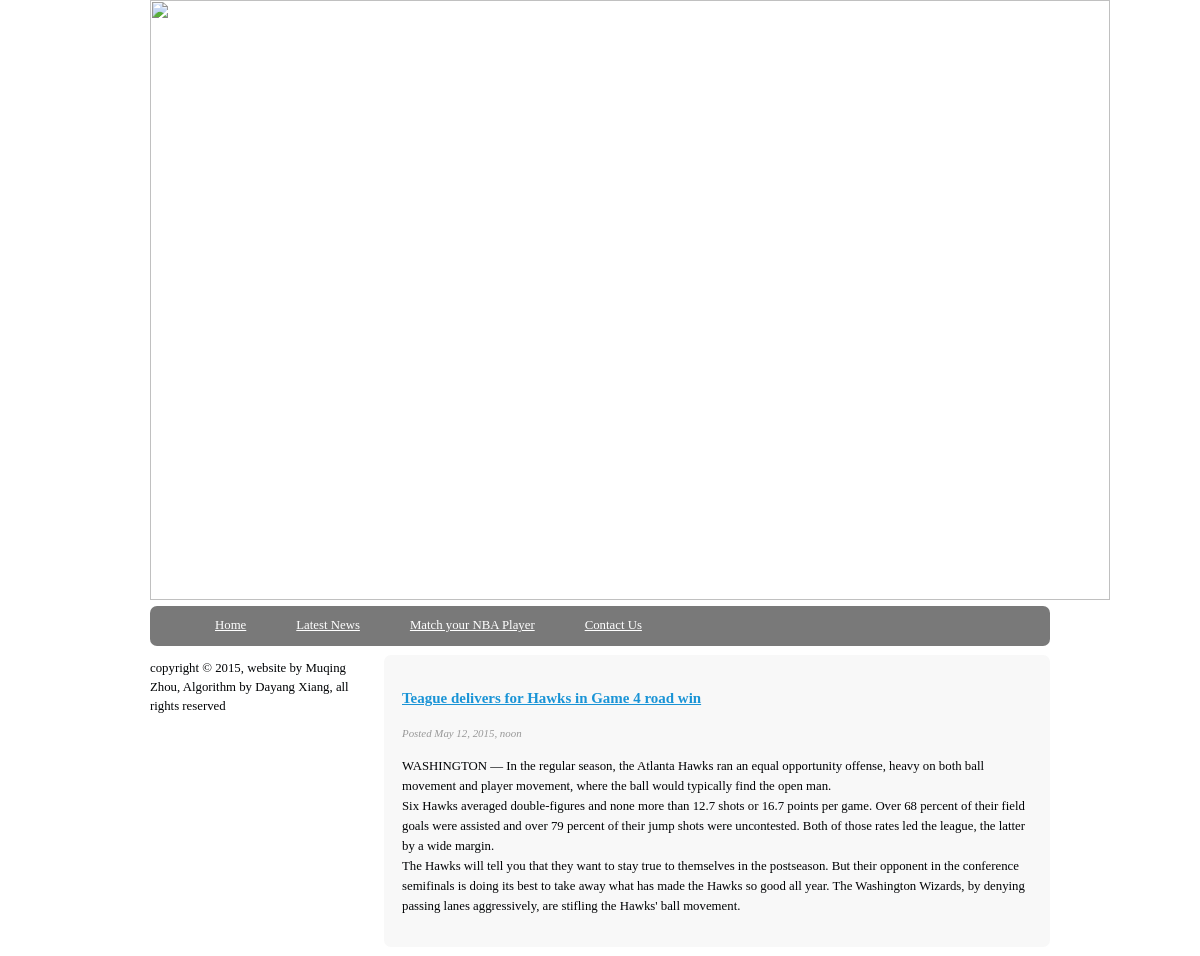
The app's page /nbamatch/4 with its own data.
### nbamatch/models.py (models this page shows, shortened)
class Post(models.Model):
	title = models.CharField(max_length = 140)
	body = models.TextField()
	date = models.DateTimeField()

### nbamatch/templates/post.html
{%  extends "base.html" %}
{%  block content %}
<div class="mainContent">
	<div class = "content">
		<article class="typicalArticle">
			<header>
				<h3><a href="/nbamatch/{{post.id}}">{{ post.title }}</a></h3>
			</header>
			<footer>
				<p class = 'postInfo'>Posted {{ post.date }}</p>
			</footer>
			<content>
				<p>	{{ post.body|safe|linebreaks}} </p>
		</article>
	</div>
</div>
{% endblock %}

### static/css/styles.css (style rules this page uses)
body { color:#000305; font-size: 80%; font-family: 'Lucida Sans Unicode'; line-height: 1.5; text-align: left; }
a { text-decoloration: none; }
a:link, a:visited { color:#1A94D6; }
.body { margin:0 auto; width:75%; clear:both; }
.mainContent { line-height:20px; border-radius: 7px; -webkit-border-radius: 7px; -moz-border-radius: 7px; }
.content { width: 70%; float: right; padding: 2% 2%; background-color: #f8f8f8; margin: 1% 0% 1% 1%; border-radius: 7px; -webkit-border-radius: 7px; -moz-border-radius: 7px; }
.postInfo { font-style: italic; font-size: 85%; color: #989898; }

### records on screen
Post: title "Teague delivers for Hawks in Game 4 road win", date "May 12, 2015, noon", body "WASHINGTON — In the regular season, the Atlanta Hawks ran an equal opportunity offense, heavy on both ball movement and player movement, where the ball would typically find the open man. Six Hawks averaged double-figures and none more than 12.7 shots or 16.7 points per game. Over 68 percent of their field goals were assisted and over 79 percent of their jump shots were uncontested. Both of those rates led the league, the latter by a wide margin. The Hawks will tell you that they want to stay true to themselves in the postseason. But their opponent in the conference semifinals is doing its best to take away what has made the Hawks so good all year. The Washington Wizards, by denying passing…"
